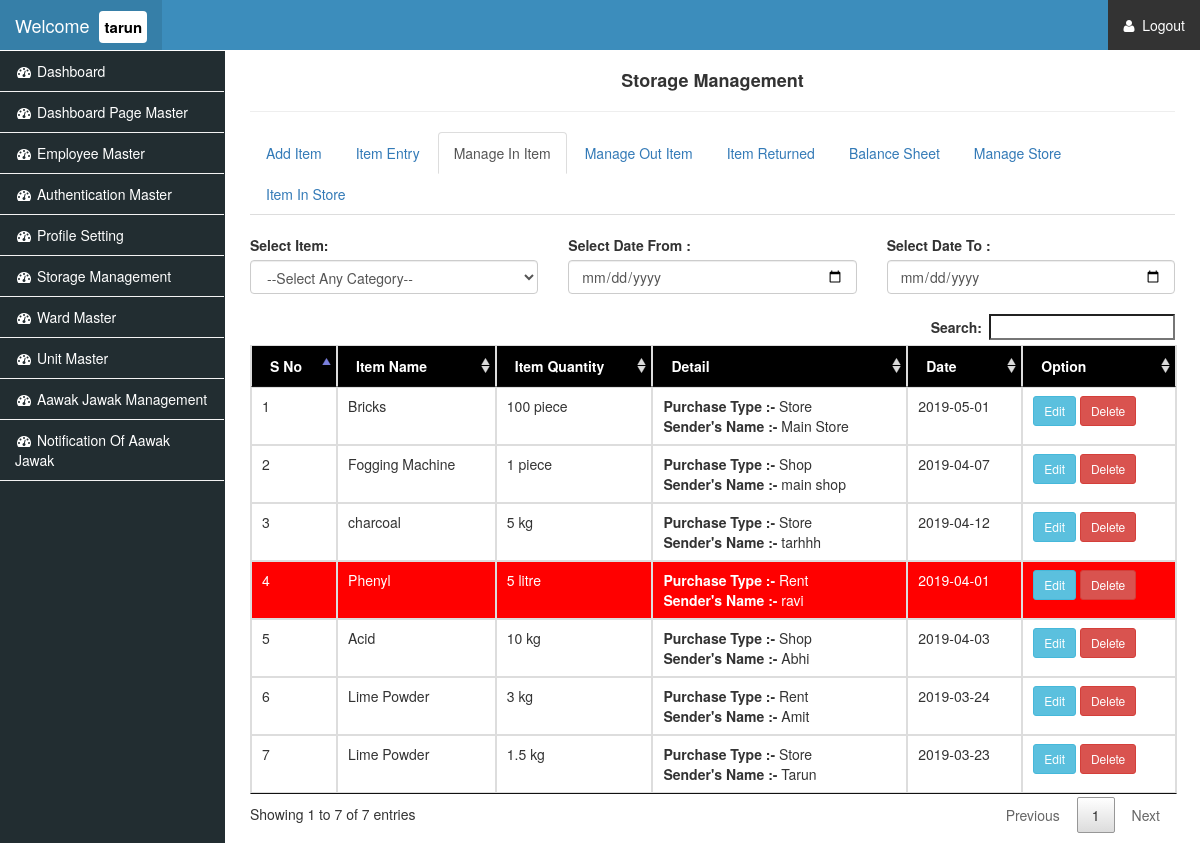
/manage_in_item.php (signed in), run on the app's committed database.
### tables this page shows
CREATE TABLE `user_infromation` (
  `user_id` int(11) NOT NULL AUTO_INCREMENT,
  `user_name` text,
  `user_pass` text,
  `login_type` varchar(10) DEFAULT 'admin',
  `user_auth` text,
  `delstatus` int(11) NOT NULL DEFAULT '0',
  `profile_ext` varchar(6) DEFAULT NULL,
  PRIMARY KEY (`user_id`)
);

CREATE TABLE `item_detail_master` (
  `id` int(11) NOT NULL AUTO_INCREMENT,
  `item_name` text,
  `item_unit` int(11) DEFAULT NULL,
  `item_type` int(11) DEFAULT NULL,
  `machine_number` text,
  `item_quantity` double DEFAULT '0',
  `created_by` int(11) DEFAULT NULL,
  `created_on` text,
  `updated_by` int(11) DEFAULT NULL,
  `updated_on` text,
  PRIMARY KEY (`id`)
);

CREATE TABLE `item_master` (
  `id` int(11) NOT NULL AUTO_INCREMENT,
  `item_id` int(11) DEFAULT NULL,
  `ward_id` tinytext,
  `item_date` text,
  `item_quantity` double DEFAULT NULL,
  `in_out_type` int(11) DEFAULT NULL,
  `intake_type` int(11) DEFAULT NULL,
  `intake_name` text,
  `created_by` int(11) DEFAULT NULL,
  `created_on` text,
  `updated_by` int(11) DEFAULT NULL,
  `updated_on` text,
  `flag` int(11) DEFAULT '0',
  PRIMARY KEY (`id`)
);

CREATE TABLE `unit_master` (
  `id` int(11) NOT NULL AUTO_INCREMENT,
  `unit_sym` text,
  `created_by` int(11) DEFAULT NULL,
  `created_on` text,
  `updated_by` int(11) DEFAULT NULL,
  `updated_on` text,
  PRIMARY KEY (`id`)
);

### manage_in_item.php (the view, shortened to what this page needs)
<?php
	if(isset($_COOKIE['login'])){
		require("root/db_connection.php");
?>
<!DOCTYPE html>
<html lang="en">
<head>
    <link href="css/bootstrap.min.css" rel="stylesheet">
    <link href="css/sb-admin.css" rel="stylesheet">
        <link href="font-awesome/css/font-awesome.min.css" rel="stylesheet" type="text/css">
	<link rel="stylesheet" href="css/buttons.dataTables.min.css">
  <link rel="stylesheet" href="css/jquery.dataTables.min.css">
</head>
<body>
    <div id="wrapper">
        <?php  include("header.php");  ?>
        <div id="page-wrapper">
            <div class="container-fluid">
                <div class="row">
				  <div class="col-lg-12">
                        <h4 align="center"><strong>Storage Management</strong></h4>
					   <hr>
                    </div>
					<div class="col-lg-12">
						<ul class="nav nav-tabs">
							<li><a href="add_item.php">Add Item</a></li>
							<li><a href="item_master.php">Item Entry</a></li>
							<li class="active"><a href="manage_in_item.php">Manage In Item</a></li>
							<li><a href="manage_out_item.php">Manage Out Item</a></li>
							<li><a href="manage_item_record.php">Item Returned</a></li>
							<li><a href="manage_balance_item.php">Balance Sheet</a></li>
							<li ><a href="manage_store.php">Manage Store</a></li>
							<li ><a href="manage_store_in.php">Item In Store</a></li>
						</ul>
						<br>
					</div>
					<div class="col-lg-4">
					<label>Select Item: </label>
					<select id="txt_sel_item" name="" class="form-control" >
					<option value='0'>--Select Any Category--</option>
					</select>
					</div>
					<div class="col-lg-4">
					<label> Select Date From : </label>
					<input type='date' name='startdate'class="form-control"  id="startdate">
					</div>
					<div class="col-lg-4">
					<label> Select Date To : </label>
					<input type='date' name='enddate'class="form-control" id="enddate">
					<br>
					</div>
					<div class="col-lg-12">
					<table id="example1" class="table table-middle dataTable table-bordered table-condensed table-hover">
                        	<thead style="background:#000; color:#fff;">
                            	<tr>
                                	<th>S No</th>
                                    <th>Item Name</th>
                                    <th>Item Quantity</th>
                                    <th>Detail</th>
									<th>Date</th>
                                    <th>Option</th>
                                </tr>
                            </thead>
                            <tbody id="table_show">
							<?php $q=$db->query("SELECT item_name,item_master.id,item_master.item_quantity,unit_sym,item_unit,flag,item_date,intake_type,intake_name FROM item_detail_master,item_master,unit_master WHERE in_out_type=1 AND item_detail_master.id=item_master.item_id AND item_unit=unit_master.id order by id desc") or die("");
							$i=0;
							while($res=$q->fetch(PDO::FETCH_ASSOC)){ $i++;
							if($res['intake_type']==3 && $res['flag']==0){
								$condition='style="background-color:red; color:white"';
							}
							else {
								$condition="";
							}
							?>
                            	<tr <?php echo $condition; ?>>
                                	<td><?php echo $i; ?></td>
                                    <td><?php echo $res['item_name']; ?></td>
									<td><?php echo $res['item_quantity']." ".$res['unit_sym']; ?></td>
							<td><strong> Purchase Type :- </strong><?php if($res['intake_type']==1){ ?> Store <?php } else if($res['intake_type']==2){ ?> Shop <?php } else if($res['intake_type']==3) { ?> Rent <?php } ?><br>
									<strong> Sender's Name :- </strong><?php echo $res['intake_name']; ?></td>
									<td><?php echo $res['item_date']; ?></td>
                                    <td><button type="button" class="btn btn-sm btn-info btn_edit" id="<?php echo $res['id']; ?>">Edit</button>
                                     <button type="button" class="btn btn-sm btn-danger btn_delete" id="<?php echo $res['id']; ?>">Delete</button>
                                    </td>
                                </tr>
                                <?php } ?>
                            </tbody>
                        </table>
					</div>
                    </div>
                </div>
            </div>
        </div>
</body>
</html>
<?php
}
else
{
	header("location:login-page.php");
}
?>

### header.php (shortened to what this page needs)
<?php
if(isset($_COOKIE['login']))
{
	$l_id=$_COOKIE['login'];
	?>
<nav class="navbar navbar-inverse navbar-fixed-top" role="navigation" style="background:#495B79;">
        <div class="navbar-header" style="background:#367FA8;">
            <?php $userNameQ=$db->query("SELECT user_name,profile_ext FROM user_infromation WHERE user_id=$l_id") or die("");
			$userNameQ_res=$userNameQ->fetch(PDO::FETCH_ASSOC);
			 ?>
            <a class="navbar-brand" href="index.php">Welcome &nbsp;<span style="background:#fff; color:#000; padding:5px; font-weight:bold; font-size:15px; border-radius:4px;"><?php echo $userNameQ_res['user_name']; ?></span></a>
        </div>
        <ul class="nav navbar-right top-nav">
            <li class="dropdown" style="background:#333;">
<a style="color:#fff;" href="log-out.php"><i class="fa fa-user"></i>&nbsp; Logout </a>
            </li>
        </ul>
        <div class="collapse navbar-collapse navbar-ex1-collapse">
            <ul class="nav navbar-nav side-nav">
             <li>
                 <a href="index.php"><i class="fa fa-fw fa-dashboard"></i> Dashboard</a>
             </li>
             <?php $login_id=$_COOKIE['login'];
                $header_m_q=$db->query("SELECT
                                        user_id,
                                        user_name,a_field_url,
                                        user_auth,
                                        a_field_name
                                        FROM user_infromation,
                                        authentication
                                        WHERE user_id = $login_id
                                        AND FIND_IN_SET(authentication.a_id,user_auth);");
                while($header_m_q_res=$header_m_q->fetch(PDO::FETCH_ASSOC)){ ?>
                    <li>
                        <a href="<?php echo $header_m_q_res['a_field_url']; ?>">
                            <i class="fa fa-fw fa-dashboard"></i>
                                <?php echo $header_m_q_res['a_field_name']; ?>
                        </a>
                   </li>
                <?php } ?>
            </ul>
        </div>
</nav>
<?php
}
else{
	header("location:login-page.php");
}
?>

### css/sb-admin.css (style rules this page uses)
#example1 thead { background: #6C7D87; color: #fff }
#page-wrapper, body { background-color: #fff }
body { margin-top: 100px }
#wrapper { padding-left: 0 }
#page-wrapper { width: 100%; padding: 0 }
@media (min-width:768px) { body { margin-top: 50px } }
@media (min-width:768px) { #wrapper { padding-left: 225px } }
@media (min-width:768px) { #page-wrapper { padding: 10px } }
.top-nav { padding: 0 15px }
.top-nav>li { display: inline-block; float: left }
.top-nav>li>a { padding-top: 15px; padding-bottom: 15px; line-height: 20px; color: #999 }
@media (min-width:768px) { .side-nav, .side-nav>li>a { width: 225px } }
@media (min-width:768px) { .side-nav { position: fixed; top: 51px; left: 225px; margin-left: -225px; border: none; border-radius: 0; overflow-y: auto; background-color: #222D31; border-right: 1px solid #222D31; bottom: 0; overflow-x: hidden; padding-bottom: 40px } }

### header.php (style rules this page uses)
.side-nav li a { font-size:14px !important; }

### data on the page
user_infromation: user_name "tarun", authentication.a_field_name "Dashboard Page Master", authentication.a_field_name "Employee Master", authentication.a_field_name "Authentication Master", authentication.a_field_name "Profile Setting", authentication.a_field_name "Storage Management", authentication.a_field_name "Ward Master", authentication.a_field_name "Unit Master", authentication.a_field_name "Aawak Jawak Management", authentication.a_field_name "Notification Of Aawak Jawak"
item_detail_master: item_name "Bricks", item_master.item_quantity "100", unit_master.unit_sym "piece", shows "Store", item_master.intake_name "Main Store", item_master.item_date "2019-05-01"
item_detail_master: item_name "Fogging Machine", item_master.item_quantity "1", unit_master.unit_sym "piece", shows "Shop", item_master.intake_name "main shop", item_master.item_date "2019-04-07"
item_detail_master: item_name "charcoal", item_master.item_quantity "5", unit_master.unit_sym "kg", shows "Store", item_master.intake_name "tarhhh", item_master.item_date "2019-04-12"
item_detail_master: item_name "Phenyl", item_master.item_quantity "5", unit_master.unit_sym "litre", shows "Rent", item_master.intake_name "ravi", item_master.item_date "2019-04-01"
item_detail_master: item_name "Acid", item_master.item_quantity "10", unit_master.unit_sym "kg", shows "Shop", item_master.intake_name "Abhi", item_master.item_date "2019-04-03"
item_detail_master: item_name "Lime Powder", item_master.item_quantity "3", unit_master.unit_sym "kg", shows "Rent", item_master.intake_name "Amit", item_master.item_date "2019-03-24", item_master.item_quantity "1.5", shows "Store", item_master.intake_name "Tarun", item_master.item_date "2019-03-23"
